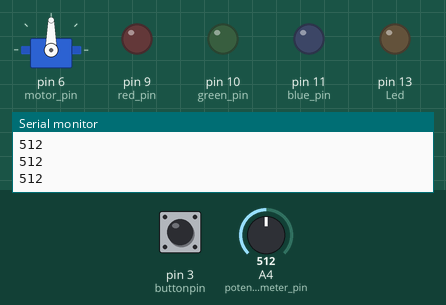
Bench run of a sketch on a simulated Arduino Uno, built with avr-gcc and run on an emulated ATmega328P. Parts: servo, output pins drawn as LEDs (lit = HIGH), the last lines printed to the serial monitor. The test bench sets the inputs (shaded band); at power-on: A4 (potentiometer_pin) = 512, pin 3 (buttonpin) LOW.

Above: at 1.2 s.
1.3 s: A4 (potentiometer_pin) set to 1011
2.8 s: A4 (potentiometer_pin) set to 1022
At 2.96 s:
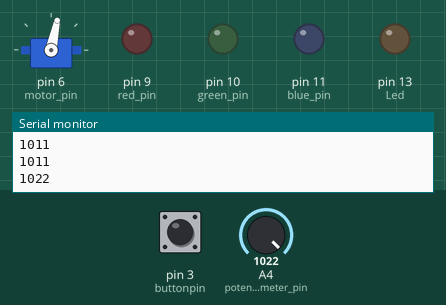
At 4.17 s:
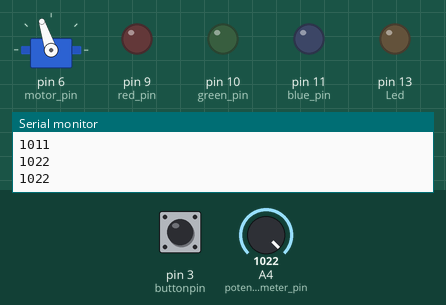
5.8 s: A4 (potentiometer_pin) set to 900
Timing chart, 0 to 8.8 s (numbered marks = the images above; inputs shaded):
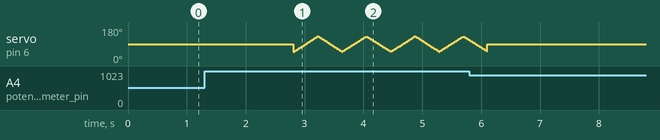

Measured:
- the behaviour switches between 1021 and 1022 on A4 (potentiometer_pin) (found by bisection; images 0 and 1)

The sketch:

Motor_functioning_multiplayer_.ino
```cpp
#include<Servo.h>

Servo my_motor;
int Led = 13 ; // define LED Interface
int buttonpin = 3; // define Metal Touch Sensor Interface
float analog_read;
int motor_pin = 6;
float pos = 0;
int trig_pin = 5;
int echo_pin = 9;
float pingtime;
float distance;
float speed_of_sound = 728.00;
int voltage_read;
int potentiometer_pin = A4;
float fake_distance;
int val;
int red_pin = 9;
int green_pin = 10;
int blue_pin = 11;
int brightness = 255;


void setup() {

  Serial.begin(9600);
  my_motor.attach(motor_pin);
  pinMode (Led, LED_BUILTIN) ; // define LED as output interface
  pinMode (buttonpin, INPUT) ; // define metal touch sensor output interface
  pinMode(potentiometer_pin, INPUT);
  pinMode(red_pin, OUTPUT);
  pinMode(green_pin, OUTPUT);
  pinMode(blue_pin, OUTPUT);

}

void loop() {
  //
  voltage_read = analogRead(potentiometer_pin);
  Serial.println(voltage_read);

  if (voltage_read > 1021) {
    //multiplayer

    val = digitalRead (buttonpin) ; // digital interface will be assigned a value of 3 to read val
    if (val == HIGH) // When the metal touch sensor detects a signal, LED flashes
    {
      digitalWrite (Led, HIGH);
      distance = 3;
    }
    else
    {
      digitalWrite (Led, LOW);
      distance = 1;
    }


    for (pos = 50; pos <= 130; pos += distance) {
      my_motor.write(pos);              // tell servo to go to position in variable 'pos'
      delay(5);                       // waits 15ms for the servo to reach the position
    }
    for (pos = 130; pos >= 50; pos -= distance) { // goes from 180 degrees to 0 degrees
      my_motor.write(pos);              // tell servo to go to position in variable 'pos'
      delay(5);                       // waits 15ms for the servo to reach the position
    }
  }

 if (voltage_read < 2) {

    for (pos = 50; pos <= 130; pos += distance) {
      my_motor.write(pos);              // tell servo to go to position in variable 'pos'
      delay(5);                       // waits 15ms for the servo to reach the position
    }
    for (pos = 130; pos >= 50; pos -= distance) { // goes from 180 degrees to 0 degrees
      my_motor.write(pos);              // tell servo to go to position in variable 'pos'
      delay(5);                       // waits 15ms for the servo to reach the position
    }
  }

  else {
    my_motor.write(90);

  }
}
```
